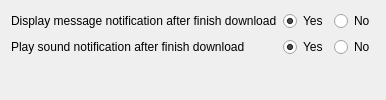
          <widget class="QWidget" name="tab_settings_misc">
           <attribute name="title">
            <string>Misc</string>
           </attribute>
           <layout class="QVBoxLayout" name="verticalLayout_7">
            <item>
             <layout class="QFormLayout" name="layout_settings_misc">
              <property name="fieldGrowthPolicy">
               <enum>QFormLayout::AllNonFixedFieldsGrow</enum>
              </property>
              <property name="labelAlignment">
               <set>Qt::AlignLeading|Qt::AlignLeft|Qt::AlignVCenter</set>
              </property>
              <property name="formAlignment">
               <set>Qt::AlignLeading|Qt::AlignLeft|Qt::AlignTop</set>
              </property>
              <item row="0" column="0">
               <widget class="QLabel" name="lbl_settings_message">
                <property name="sizePolicy">
                 <sizepolicy hsizetype="Preferred" vsizetype="Preferred">
                  <horstretch>0</horstretch>
                  <verstretch>0</verstretch>
                 </sizepolicy>
                </property>
                <property name="text">
                 <string>Display message notification after finish download</string>
                </property>
               </widget>
              </item>
              <item row="0" column="1">
               <layout class="QHBoxLayout" name="layout_settings_message">
                <property name="sizeConstraint">
                 <enum>QLayout::SetMinimumSize</enum>
                </property>
                <item>
                 <widget class="QRadioButton" name="radio_settings_message_yes">
                  <property name="sizePolicy">
                   <sizepolicy hsizetype="Preferred" vsizetype="Fixed">
                    <horstretch>0</horstretch>
                    <verstretch>0</verstretch>
                   </sizepolicy>
                  </property>
                  <property name="maximumSize">
                   <size>
                    <width>16777215</width>
                    <height>16777215</height>
                   </size>
                  </property>
                  <property name="layoutDirection">
                   <enum>Qt::LeftToRight</enum>
                  </property>
                  <property name="text">
                   <string>Yes</string>
                  </property>
                  <property name="checked">
                   <bool>true</bool>
                  </property>
                  <attribute name="buttonGroup">
                   <string notr="true">btn_group_settings_message</string>
                  </attribute>
                 </widget>
                </item>
                <item>
                 <widget class="QRadioButton" name="radio_settings_message_no">
                  <property name="sizePolicy">
                   <sizepolicy hsizetype="Preferred" vsizetype="Fixed">
                    <horstretch>0</horstretch>
                    <verstretch>0</verstretch>
                   </sizepolicy>
                  </property>
                  <property name="maximumSize">
                   <size>
                    <width>16777215</width>
                    <height>16777215</height>
                   </size>
                  </property>
                  <property name="layoutDirection">
                   <enum>Qt::LeftToRight</enum>
                  </property>
                  <property name="text">
                   <string>No</string>
                  </property>
                  <attribute name="buttonGroup">
                   <string notr="true">btn_group_settings_message</string>
                  </attribute>
                 </widget>
                </item>
               </layout>
              </item>
              <item row="1" column="0">
               <widget class="QLabel" name="lbl_settings_sound">
                <property name="sizePolicy">
                 <sizepolicy hsizetype="Preferred" vsizetype="Preferred">
                  <horstretch>0</horstretch>
                  <verstretch>0</verstretch>
                 </sizepolicy>
                </property>
                <property name="text">
                 <string>Play sound notification after finish download</string>
                </property>
               </widget>
              </item>
              <item row="1" column="1">
               <layout class="QHBoxLayout" name="layout_settings_sound">
                <property name="sizeConstraint">
                 <enum>QLayout::SetMinimumSize</enum>
                </property>
                <item>
                 <widget class="QRadioButton" name="radio_settings_sound_yes">
                  <property name="sizePolicy">
                   <sizepolicy hsizetype="Preferred" vsizetype="Fixed">
                    <horstretch>0</horstretch>
                    <verstretch>0</verstretch>
                   </sizepolicy>
                  </property>
                  <property name="maximumSize">
                   <size>
                    <width>16777215</width>
                    <height>16777215</height>
                   </size>
                  </property>
                  <property name="layoutDirection">
                   <enum>Qt::LeftToRight</enum>
                  </property>
                  <property name="text">
                   <string>Yes</string>
                  </property>
                  <property name="checked">
                   <bool>true</bool>
                  </property>
                  <attribute name="buttonGroup">
                   <string notr="true">btn_group_settings_sound</string>
                  </attribute>
                 </widget>
                </item>
                <item>
                 <widget class="QRadioButton" name="radio_settings_sound_no">
                  <property name="sizePolicy">
                   <sizepolicy hsizetype="Preferred" vsizetype="Fixed">
                    <horstretch>0</horstretch>
                    <verstretch>0</verstretch>
                   </sizepolicy>
                  </property>
                  <property name="maximumSize">
                   <size>
                    <width>16777215</width>
                    <height>16777215</height>
                   </size>
                  </property>
                  <property name="layoutDirection">
                   <enum>Qt::LeftToRight</enum>
                  </property>
                  <property name="text">
                   <string>No</string>
                  </property>
                  <attribute name="buttonGroup">
                   <string notr="true">btn_group_settings_sound</string>
                  </attribute>
                 </widget>
                </item>
               </layout>
              </item>
             </layout>
            </item>
           </layout>
          </widget>
